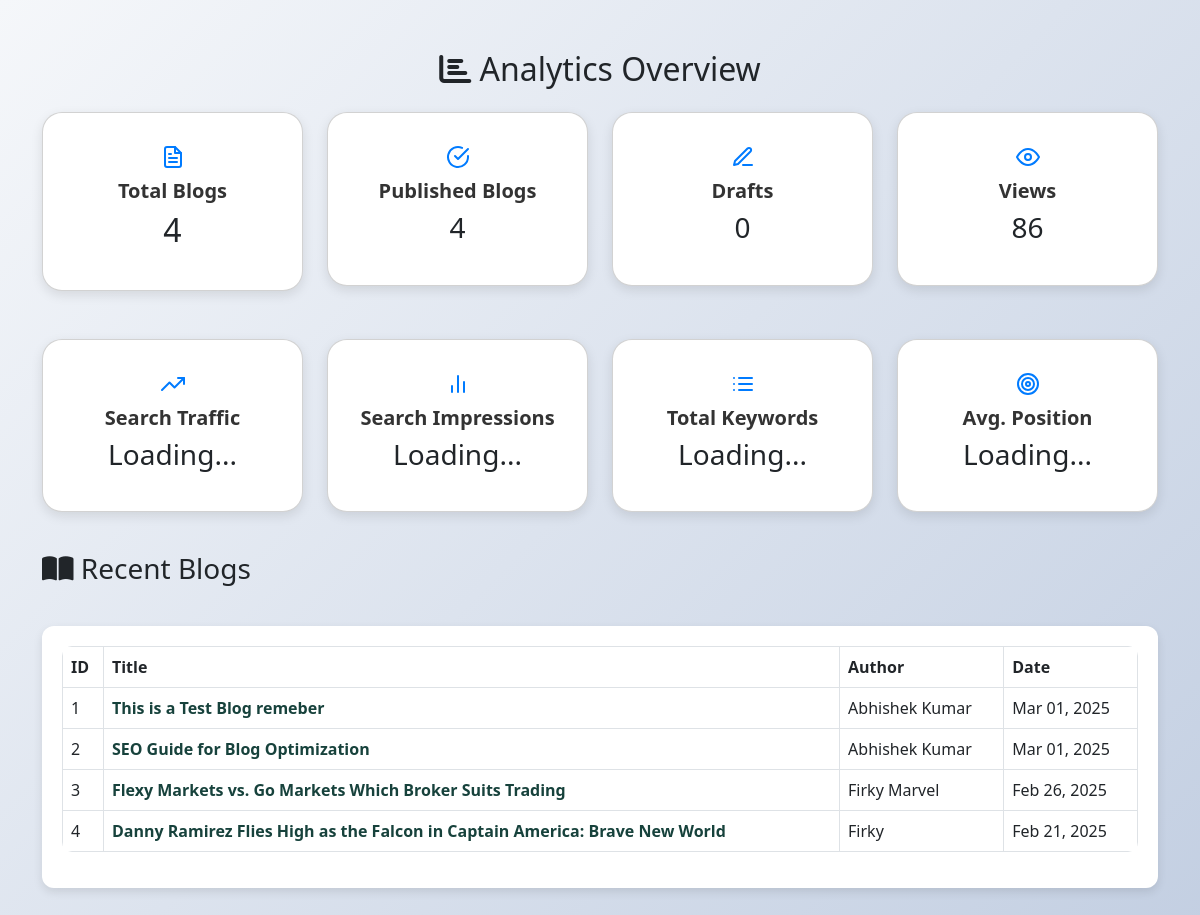
Screenshot of /admin/dashboard_content.php with the database file from the repository.
### tables this page shows
CREATE TABLE `blogs` (
  `id` int(11) NOT NULL,
  `title` varchar(255) NOT NULL,
  `seo_slug` varchar(255) NOT NULL,
  `status` enum('published','draft') NOT NULL,
  `views` int(11) DEFAULT 0,
  `created_at` timestamp NOT NULL DEFAULT current_timestamp(),
  `content` text NOT NULL,
  `author` varchar(255) NOT NULL,
  `featured_image` varchar(255) NOT NULL,
  `tags` varchar(255) NOT NULL
);

### analytics/analytics.php (called while the page is built, shortened)
<?php
include '../config/db.php';
$totalBlogsQuery = "SELECT COUNT(*) as total FROM blogs";
$totalBlogsResult = $conn->query($totalBlogsQuery);
$totalBlogs = $totalBlogsResult->fetch_assoc()['total'];
$publishedBlogsQuery = "SELECT COUNT(*) as total FROM blogs WHERE status='published'";
$publishedBlogsResult = $conn->query($publishedBlogsQuery);
$publishedBlogs = $publishedBlogsResult->fetch_assoc()['total'];
$draftBlogsQuery = "SELECT COUNT(*) as total FROM blogs WHERE status='draft'";
$draftBlogsResult = $conn->query($draftBlogsQuery);
$draftBlogs = $draftBlogsResult->fetch_assoc()['total'];
$totalViewsQuery = "SELECT SUM(views) as total FROM blogs";
$totalViewsResult = $conn->query($totalViewsQuery);
$totalViews = $totalViewsResult->fetch_assoc()['total'];
?>

### blog/blog.php (the view, shortened to what this page needs)
<?php
include '../config/db.php';
$sql = "SELECT * FROM blogs ORDER BY created_at DESC";
$blog = $conn->query($sql);
$sn = 1;
?>
<!DOCTYPE html>
<html lang="en">
<head>
    <link rel="stylesheet" href="https://cdn.jsdelivr.net/npm/bootstrap@5.3.0/dist/css/bootstrap.min.css">
</head>
<body>
    <div class="table-container">
        <table class="table table-bordered table-hover">
            <thead>
                <tr>
                    <th>ID</th>
                    <th>Title</th>
                    <th>Author</th>
                    <th>Date</th>
                </tr>
            </thead>
            <tbody>
                <?php
                if ($blog->num_rows > 0) {
                    while($row = $blog->fetch_assoc()) {
                        echo "<tr>";
                        echo "<td>" . $sn++ . "</td>";
                        echo "<td><a href='../admin/dashboard.php?view=post&id=" . $row['id'] . "' class='post-title-link'>" . $row['title'] . "</a></td>";
                        echo "<td>" . $row["author"] . "</td>";
                        echo "<td>" . date("M d, Y", strtotime($row["created_at"])) . "</td>";
                        echo "</tr>";
                    }
                } else {
                    echo "<tr><td colspan='4' class='text-center'>No results found</td></tr>";
                }
                ?>
            </tbody>
        </table>
    </div>
</body>
</html>

### admin/dashboard_content.php (shortened to what this page needs)
<?php
include '../config/db.php';
include '../analytics/analytics.php';
?>
<!DOCTYPE html>
<html lang="en">
<head>
    <link rel="stylesheet" href="https://cdn.jsdelivr.net/npm/bootstrap@5.3.0/dist/css/bootstrap.min.css">
    <link rel="stylesheet" href="https://cdnjs.cloudflare.com/ajax/libs/font-awesome/6.5.1/css/all.min.css">
</head>
<body>
    <div class="container dashboard-container">
        <h2 class="text-center mb-4"><i class="fas fa-chart-bar"></i> Analytics Overview</h2>
        <div class="row">
            <div class="col-md-3 fade-in">
                <div class="card card_dashboad text-center p-3">
                    <div class="card-body">
                        <i data-feather="file-text" class="icon-box"></i>
                        <h5>Total Blogs</h5>
                        <h2><?php echo $totalBlogs; ?></h2>
                    </div>
                </div>
            </div>
            <div class="col-md-3 fade-in" style="animation-delay: 0.2s;">
                <div class="card text-center p-3">
                    <div class="card-body">
                        <i data-feather="check-circle" class="icon-box"></i>
                        <h5>Published Blogs</h5>
                        <h3><?php echo $publishedBlogs; ?></h3>
                    </div>
                </div>
            </div>
            <div class="col-md-3 fade-in" style="animation-delay: 0.4s;">
                <div class="card text-center p-3">
                    <div class="card-body">
                        <i data-feather="edit-3" class="icon-box"></i>
                        <h5>Drafts</h5>
                        <h3><?php echo $draftBlogs; ?></h3>
                    </div>
                </div>
            </div>
            <div class="col-md-3 fade-in" style="animation-delay: 0.6s;">
                <div class="card text-center p-3">
                    <div class="card-body">
                        <i data-feather="eye" class="icon-box"></i>
                        <h5>Views</h5>
                        <h3><?php echo $totalViews; ?></h3>
                    </div>
                </div>
            </div>
        </div>
        <div class="row mt-5">
            <div class="col-md-3 fade-in">
                <div class="card card_dashboad text-center p-3">
                    <div class="card-body">
                        <i data-feather="trending-up" class="icon-box"></i>
                        <h5>Search Traffic</h5>
                        <h3><span id="search_traffic">Loading...</span></h3>
                    </div>
                </div>
            </div>
            <div class="col-md-3 fade-in" style="animation-delay: 0.2s;">
                <div class="card text-center p-3">
                    <div class="card-body">
                        <i data-feather="bar-chart-2" class="icon-box"></i>
                        <h5>Search Impressions</h5>
                        <h3><span id="search_impressions">Loading...</span></h3>
                    </div>
                </div>
            </div>
            <div class="col-md-3 fade-in" style="animation-delay: 0.4s;">
                <div class="card text-center p-3">
                    <div class="card-body">
                        <i data-feather="list" class="icon-box"></i>
                        <h5>Total Keywords</h5>
                        <h3><span id="total_keywords">Loading...</span></h3>
                    </div>
                </div>
            </div>
            <div class="col-md-3 fade-in" style="animation-delay: 0.6s;">
                <div class="card text-center p-3">
                    <div class="card-body">
                        <i data-feather="target" class="icon-box"></i>
                        <h5>Avg. Position</h5>
                        <h3><span id="avg_position">Loading...</span></h3>
                    </div>
                </div>
            </div>
        </div>
        <div class="recent-blogs fade-in" style="animation-delay: 0.8s;">
            <h3><i class="fas fa-book-open"></i> Recent Blogs</h3>
            <?php include '../blog/blog.php'; ?>
        </div>
    </div>
</body>
</html>

### admin/dashboard_content.php (style rules this page uses)
body { background: linear-gradient(135deg, #f5f7fa, #c3cfe2); font-family: 'Arial', sans-serif; }
.dashboard-container { max-width: 1200px; margin: 50px auto; }
.card { border-radius: 20px !important; border: none; box-shadow: 0 4px 12px rgba(0, 0, 0, 0.1); transition: 0.3s ease-in-out; background: white; }
.card-body h5 { font-weight: 600; color: #333; }
.icon-box { font-size: 30px; color: #007bff; margin-bottom: 10px; }
.recent-blogs { margin-top: 40px; }
.fade-in { opacity: 0; transform: translateY(20px); animation: fadeInUp 0.8s ease-in-out forwards; }

### blog/blog.php (style rules this page uses)
.table-container { max-width: 100%; margin: 40px auto; background: white; padding: 20px; border-radius: 12px; box-shadow: 0 4px 10px rgba(0, 0, 0, 0.1); }
table { border-collapse: collapse; width: 100%; overflow: hidden; border-radius: 10px; }
thead { color: white; }
tbody tr { transition: 0.3s; }
td { vertical-align: middle; }
.post-title-link { font-weight: bold; color: #17423C; text-decoration: none; transition: color 0.3s, text-decoration 0.3s; }

### rows the page displays
blogs: title "This is a Test Blog remeber", author "Abhishek Kumar", created_at "Mar 01, 2025"
blogs: title "SEO Guide for Blog Optimization", author "Abhishek Kumar", created_at "Mar 01, 2025"
blogs: title "Flexy Markets vs. Go Markets Which Broker Suits Trading", author "Firky Marvel", created_at "Feb 26, 2025"
blogs: title "Danny Ramirez Flies High as the Falcon in Captain America: Brave New World", author "Firky", created_at "Feb 21, 2025"

### other values shown
$totalBlogs "4"
$publishedBlogs "4"
$draftBlogs "0"
$totalViews "86"
